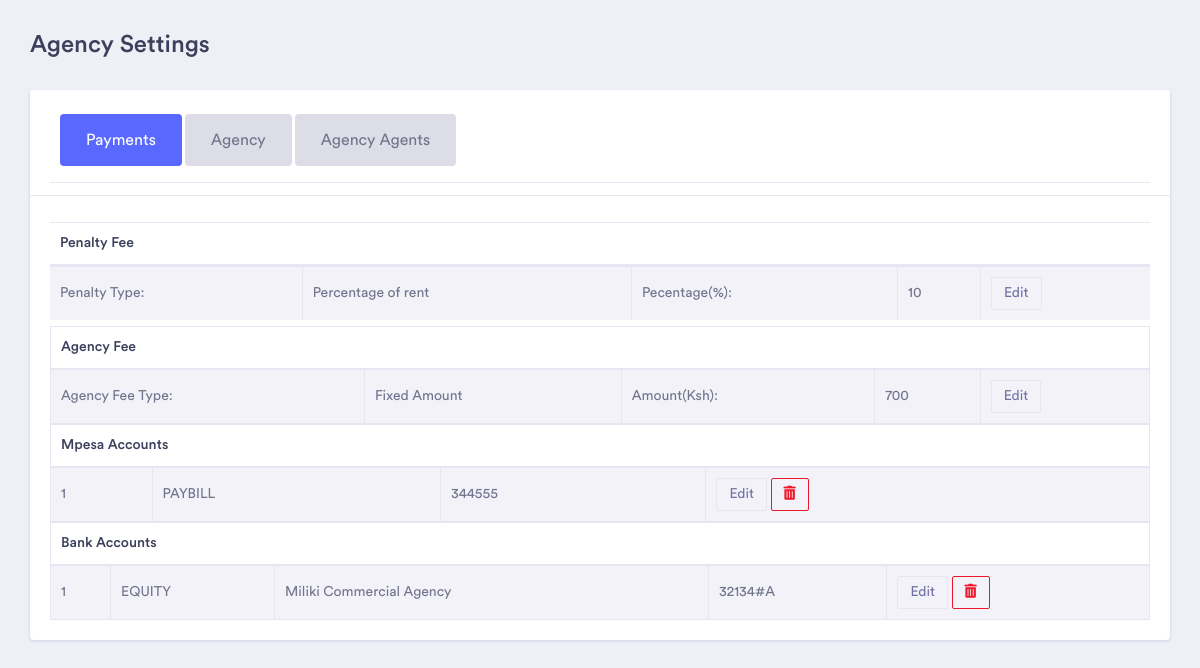
Page /pages/agencysettings/agencyprofile.php (signed in) on the committed database.
### tables this page shows
CREATE TABLE `penaltyfee` (
  `agencyid` int(10) NOT NULL,
  `penaltyfeetype` int(5) NOT NULL,
  `penaltyfee` int(5) NOT NULL
);

CREATE TABLE `agencyfee` (
  `agencyid` int(10) NOT NULL,
  `agencyfeetype` int(5) NOT NULL,
  `agencyfee` int(5) NOT NULL
);

CREATE TABLE `mpesa` (
  `mpesaid` int(25) NOT NULL,
  `agencyid` int(25) NOT NULL,
  `mpesamode` varchar(25) NOT NULL,
  `bisinessname` varchar(25) NOT NULL,
  `accountno` varchar(25) NOT NULL
);

CREATE TABLE `agencybank` (
  `bankmodeid` int(25) NOT NULL,
  `agencyid` int(25) NOT NULL,
  `bankname` varchar(25) NOT NULL,
  `accountname` varchar(25) NOT NULL,
  `accountno` varchar(25) NOT NULL
);

### pages/adminsession.php (called while the page is built, shortened)
<?php
$username= $_SESSION['username'];
if($_SESSION['username']==""){
header('location:./pages/index1.php');
}
else
{
	include('dbconnect.php');
	$select="SELECT * FROM agents WHERE username='$username'";
if(mysqli_query($connect,$select))
{
$result=mysqli_query($connect,$select);
while($row=mysqli_fetch_array($result))
{
	$agencyid=$row['agencyid'];
}}}?>

### pages/agencysettings/agencyprofile.php (the view, shortened to what this page needs)
<?php
                 include('../dbconnect.php');
                require('../adminsession.php');
				 ?>
<!doctype html>
<html lang="en">
<head>
    <link rel="stylesheet" href="../../assets/vendor/bootstrap/css/bootstrap.min.css">
    <link href="../../assets/vendor/fonts/circular-std/style.css" rel="stylesheet">
    <link rel="stylesheet" href="../../assets/libs/css/style.css">
    <link rel="stylesheet" type="text/css" href="../../assets/vendor/datatables/css/dataTables.bootstrap4.css">
    <link rel="stylesheet" type="text/css" href="../../assets/vendor/datatables/css/buttons.bootstrap4.css">
    <link rel="stylesheet" type="text/css" href="../../assets/vendor/datatables/css/select.bootstrap4.css">
    <link rel="stylesheet" type="text/css" href="../../assets/vendor/datatables/css/fixedHeader.bootstrap4.css">
	 <link rel="stylesheet" href="../../assets/vendor/fonts/fontawesome/css/fontawesome-all.css">
</head>
<body>
            <div class="container-fluid dashboard-content">
                <div class="row">
                    <div class="col-xl-12">
                        <div class="row">
                            <div class="col-xl-12 col-lg-12 col-md-12 col-sm-12 col-12">
                                <div class="page-header" id="top">
                                    <h2 class="pageheader-title">Agency Settings</h2>
                                </div>
                            </div>
                        </div>
                            <div class="row">
                                <div class="col-xl-12 col-lg-12 col-md-12 col-sm-12 col-12">
                        <div class="card">
                            <div class="card-header">
							 <div class="card-header pills-regular">
                                        <ul class="nav nav-pills card-header-pills"  role="tablist">
                                            <li class="nav-item">
                                                <a class="nav-link active" href="agencysettings.php"role="tab" >Payments</a>
                                            </li>
                                            <li class="nav-item">
                                                <a class="nav-link"  href="agencyprofile.php">Agency</a>
                                            </li>
                                            <li class="nav-item">
                                                <a class="nav-link "  href="agents.php" >Agency Agents</a>
                                            </li>
                                        </ul>
                            </div>
                            </div>
                            <div class="card-body">
                                <div class="table-responsive">
                                    <table class="table table-striped table-bordered second" style="width:100%">
                                                        <thead>
                  <tr>
				  <th colspan="5">Penalty Fee</th>
										 </TR>
                  </thead>
                                        <tbody>
										   <?php
                 $select9="SELECT * FROM penaltyfee WHERE agencyid='$agencyid'";
$sel9=mysqli_query($connect,$select9);
	$row=mysqli_fetch_array($sel9);
			$penaltyfeetype=$row['penaltyfeetype'];
			$penaltyfee=$row['penaltyfee'];
echo "<tr>";
echo "<td>Penalty Type: </td>";
if($penaltyfeetype==2){
	echo "<td>
	Percentage of rent
	</td>
	<td>
	Pecentage(%):
	</td>
	<td>"
	.$penaltyfee."
	</td>";
	echo"<td><a href='#' class='btn btn-sm btn-outline-light' data-toggle='modal'data-target='.bd-example-modal-lg'> Edit  </a>
</td></tr>";
}
?>
                                        </tbody>
                                    </table>
									 <table class="table table-striped table-bordered second" style="width:100%">
                                                        <thead>
                  <tr>
				  <th colspan="5">Agency Fee</th>
										 </TR>
                  </thead>
                                        <tbody>
										   <?php
                 $select9a="SELECT * FROM agencyfee WHERE agencyid='$agencyid'";
$sel9a=mysqli_query($connect,$select9a);
	$row=mysqli_fetch_array($sel9a);
			$agencyfeetype=$row['agencyfeetype'];
			$agencyfee=$row['agencyfee'];
echo "<tr>";
echo "<td>Agency Fee Type: </td>";
if($agencyfeetype==1){
	echo "<td>
	Fixed Amount
	</td>
	<td>
	Amount(Ksh):
	</td>
	<td>"
	.$agencyfee."
	</td>";
	echo"<td><a href='#' class='btn btn-sm btn-outline-light' data-toggle='modal'data-target='.bd-example-modal-lg'> Edit  </a>
</td></tr>";
}
?>
                                        </tbody>
                                    </table>
										 <table class="table table-striped table-bordered second" style="width:100%">
                                                        <thead>
                  <tr>
				  <th colspan="5">Mpesa Accounts</th>
										 </TR>
                  </thead>
                                        <tbody>
										   <?php
                 $select="SELECT * FROM mpesa WHERE agencyid='$agencyid'";
                 if(mysqli_query($connect,$select))
{
$i=1;
$result=mysqli_query($connect,$select);
while($row=mysqli_fetch_array($result)){
	$mpesamode = $row['mpesamode'];
	$bisinessname = $row['bisinessname'];
echo "<tr>";
echo "<td>".$i."</td>";
echo "<td>".$mpesamode."</td>";
echo "<td>".$bisinessname."</td>";
echo"<td><a href='#' class='btn btn-sm btn-outline-light' data-toggle='modal'data-target='.bd-example-modal-lg'> Edit  </a>
<a class='btn btn-outline-danger btn-sm'  href ='removeestate.php?act=remove& estatename=".$bisinessname."'> <i class='fas fa-trash-alt'></i> </a>
</td></tr>";
$i++;
}
}
?>
                                        </tbody>
                                    </table>
									 <table class="table table-striped table-bordered second" style="width:100%">
                                                        <thead>
                  <tr>
				  <th colspan="5">Bank Accounts</th>
										 </TR>
                  </thead>
                                        <tbody>
										   <?php
                 $select="SELECT * FROM agencybank WHERE agencyid='$agencyid'";
                 if(mysqli_query($connect,$select))
{
$i=1;
$result=mysqli_query($connect,$select);
while($row=mysqli_fetch_array($result)){
	$bankname = $row['bankname'];
	$accountname = $row['accountname'];
	$accountno = $row['accountno'];
echo "<tr>";
echo "<td>".$i."</td>";
echo "<td>".$bankname."</td>";
echo "<td>".$accountname."</td>";
echo "<td>".$accountno."</td>";
echo"<td><a href='#' class='btn btn-sm btn-outline-light' data-toggle='modal'data-target='.bd-example-modal-lg'> Edit  </a>
<a class='btn btn-outline-danger btn-sm'  href ='removeestate.php?act=remove& estatename=".$accountno."'> <i class='fas fa-trash-alt'></i> </a>
</td></tr>";
$i++;
}
}
?>
                                        </tbody>
                                    </table>
                                </div>
                            </div>
                </div>
                                </div>
                            </div>
                        </div>
                    </div>
                </div>
</body>
</html>

### rows in the picture
penaltyfee: penaltyfee "10"
agencyfee: agencyfee "700"
mpesa: mpesamode "PAYBILL", bisinessname "344555"
agencybank: bankname "EQUITY", accountname "Miliki Commercial Agency", accountno "32134#A"
